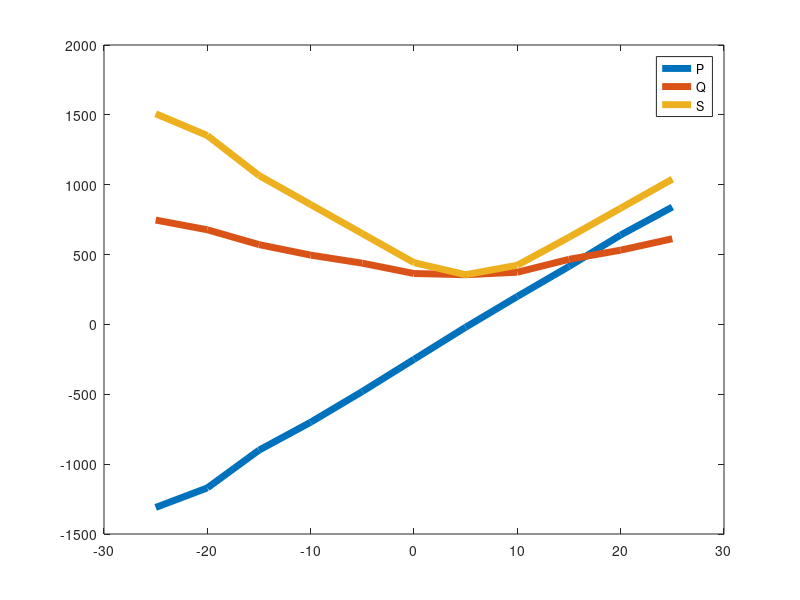
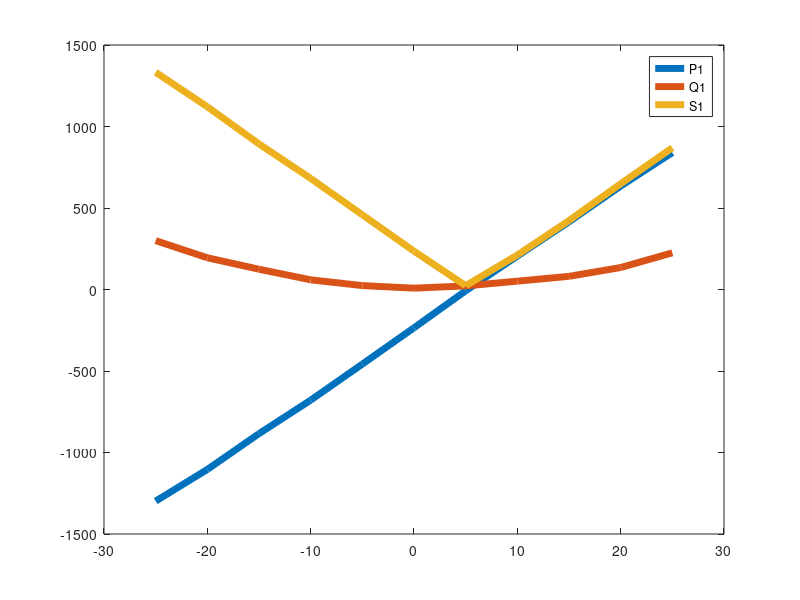
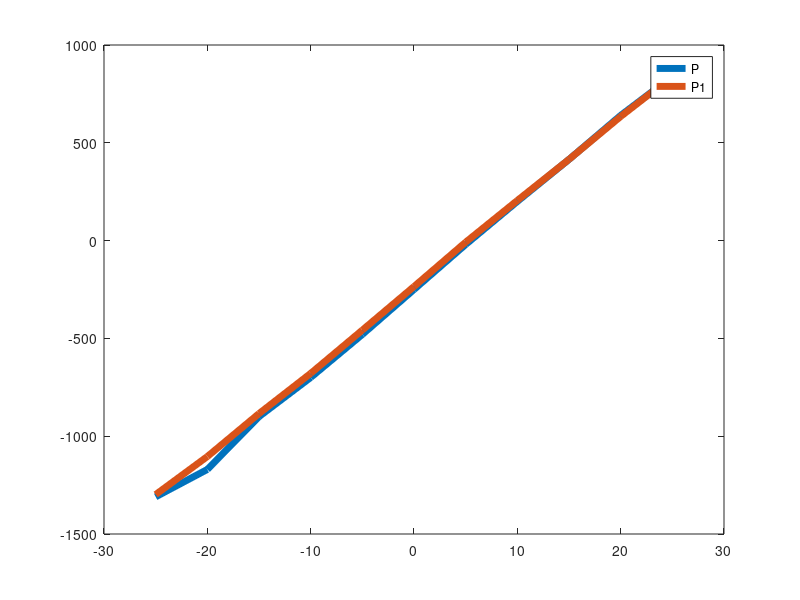
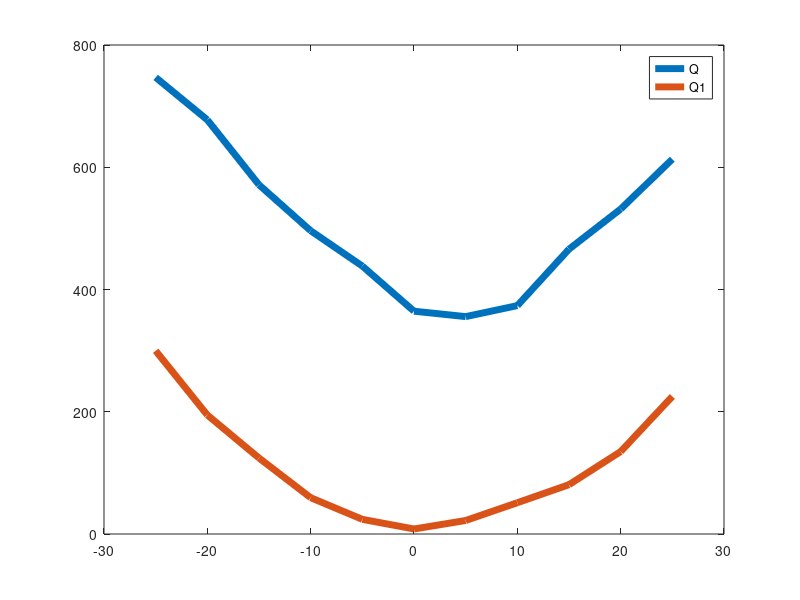

These charts were generated, in order, by the following MATLAB code:
% P und Q total, nicht die harmonischen

theta = [-25,   -20,   -15,  -10,  -5,   0,    5,    10,   15,   20,   25];
U =     260;
I =     [5.8,   5.2,   4.1,  3.3,  2.5,  1.7,  1.37, 1.63, 2.4,  3.2   4];
P =     [-1310, -1170, -900, -700, -480, -250, -20,  200,  415,  640,  840];
S =     U*I; 
Q = sqrt(S.^2 - P.^2);

figure(1)
plot(theta,P, 'linewidth', 5, theta, Q, 'linewidth', 5, theta,S, 'linewidth', 5)
legend('P', 'Q', 'S')







% P1 und Q1 

theta = [-25,   -20,   -15,    -10,    -5,    0,    5,    10,    15,    20,    25];
U1 = 235;
I1 =    [5.67,  4.77,  3.8,    2.9,    1.95,  1,    0.1,  0.9,   1.8,   2.76,  3.7];
angle=  [-193,  - 190, -188,   -185,   -183,  -182  -250, -346,  -349,  -348,  -345];
phi = (angle+360).*(pi/180);
S1 = U1*I1;
P1 = S1.*cos(phi);
Q1 = S1.*sin(phi);

figure(2)
plot(theta,P1, 'linewidth', 5, theta, Q1, 'linewidth', 5, theta,S1, 'linewidth', 5)
legend('P1', 'Q1', 'S1')






figure(3)
plot(theta, P, 'linewidth', 5, theta, P1, 'linewidth', 5)
legend('P', 'P1')


figure(4)
plot(theta, Q, 'linewidth', 5, theta, Q1, 'linewidth', 5)
legend('Q', 'Q1')